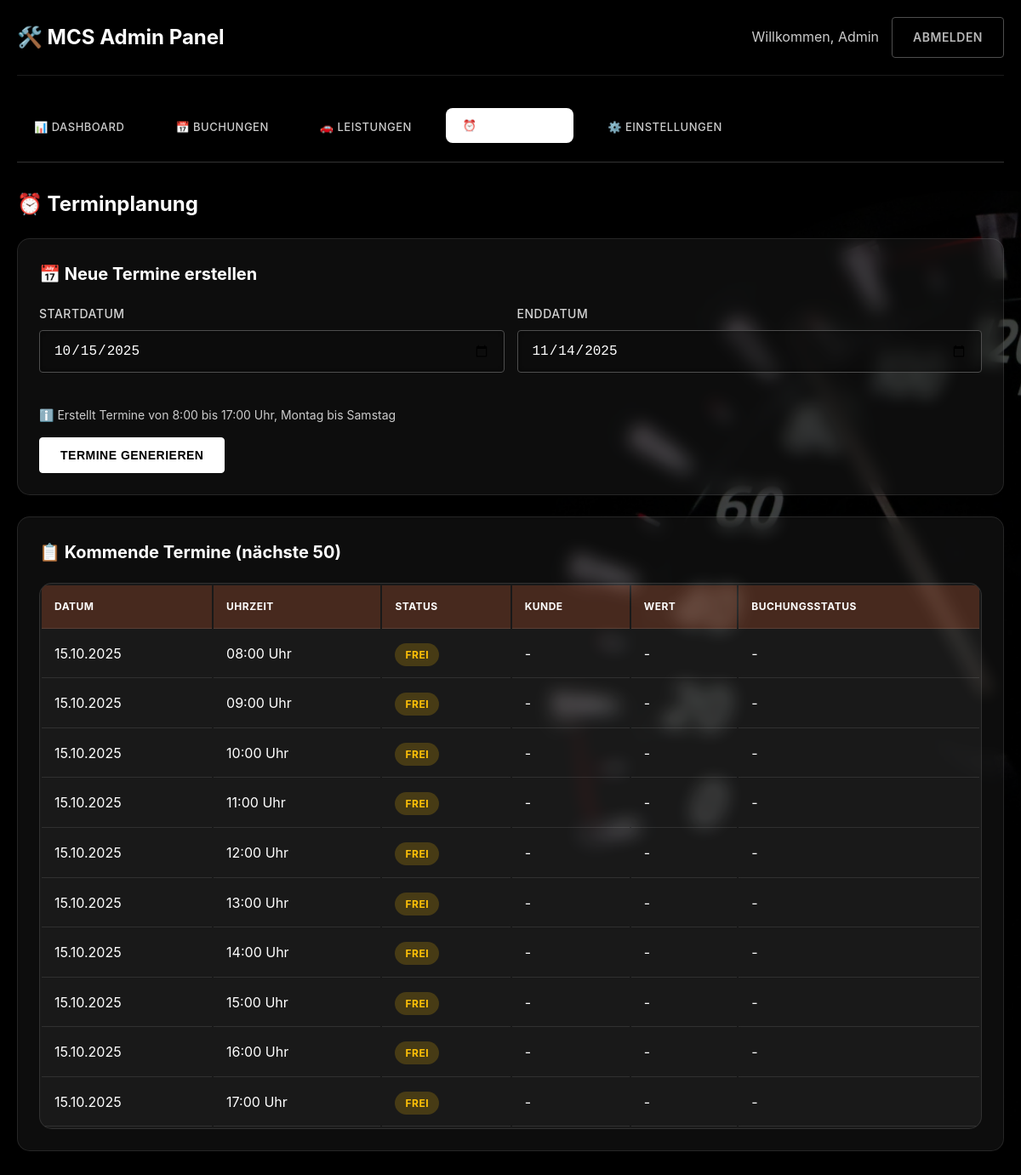
/admin/index.php?tab=schedule (signed in), run on the app's committed database.
### tables this page shows
CREATE TABLE appointments (
            id INTEGER PRIMARY KEY AUTOINCREMENT,
            date TEXT NOT NULL,
            time TEXT NOT NULL,
            status TEXT DEFAULT 'available' CHECK(status IN ('available', 'booked', 'blocked')),
            created_at DATETIME DEFAULT CURRENT_TIMESTAMP,
            updated_at DATETIME DEFAULT CURRENT_TIMESTAMP,
            UNIQUE(date, time)
        );

### admin/index.php (the view, shortened to what this page needs)
<?php
$database = new Database();
$bookingManager = new BookingManager($database);
$db = $database->getConnection();
$current_tab = $_GET['tab'] ?? 'dashboard';
$stats = $database->getStats();
?>
<!DOCTYPE html>
<html lang="de">
<head>
    <link rel="stylesheet" href="../assets/css/style.css">
</head>
<body>
    <div class="container">
        <header class="header">
            <div class="logo">
                <h2 style="color: #ffffff;">🛠️ MCS Admin Panel</h2>
            </div>
            <div style="display: flex; gap: 15px; align-items: center;">
                <span style="color: #ccc;">Willkommen, Admin</span>
                <a href="?logout=1" class="btn-secondary">Abmelden</a>
            </div>
        </header>
        <main class="main-content">
            <div class="admin-nav">
                <a href="?tab=dashboard" class="<?= $current_tab === 'dashboard' ? 'active' : '' ?>">📊 Dashboard</a>
                <a href="?tab=bookings" class="<?= $current_tab === 'bookings' ? 'active' : '' ?>">📅 Buchungen</a>
                <a href="?tab=services" class="<?= $current_tab === 'services' ? 'active' : '' ?>">🚗 Leistungen</a>
                <a href="?tab=schedule" class="<?= $current_tab === 'schedule' ? 'active' : '' ?>">⏰ Terminplan</a>
                <a href="?tab=settings" class="<?= $current_tab === 'settings' ? 'active' : '' ?>">⚙️ Einstellungen</a>
            </div>
            <?php if ($current_tab === 'dashboard'): ?>
                <h2 style="color: #ffffff; margin-bottom: 20px;">📊 Dashboard</h2>
                <div class="stats-grid">
                    <div class="stat-card">
                        <span class="stat-number"><?= $stats['pending_bookings'] ?></span>
                        <div class="stat-label">Offene Buchungen</div>
                    </div>
                    <div class="stat-card">
                        <span class="stat-number"><?= $stats['confirmed_bookings'] ?></span>
                        <div class="stat-label">Bestätigte Termine</div>
                    </div>
                    <div class="stat-card">
                        <span class="stat-number"><?= number_format($stats['monthly_revenue'], 0) ?>€</span>
                        <div class="stat-label">Umsatz (30 Tage)</div>
                    </div>
                    <div class="stat-card">
                        <span class="stat-number"><?= $stats['available_slots'] ?></span>
                        <div class="stat-label">Freie Termine</div>
                    </div>
                </div>
                <div class="quick-actions">
                    <a href="?tab=bookings" class="quick-action">📋 Buchungen verwalten</a>
                    <a href="?tab=schedule" class="quick-action">⏰ Termine generieren</a>
                    <a href="../" class="quick-action" target="_blank">🌐 Website ansehen</a>
                </div>
                <?php
                $recent_bookings = $bookingManager->getBookingsForAdmin(10);
                ?>
                <div class="admin-form">
                    <h3>📋 Neueste Buchungen</h3>
                    <?php if (!empty($recent_bookings)): ?>
                        <table class="admin-table">
                            <thead>
                                <tr>
                                    <th>ID</th>
                                    <th>Kunde</th>
                                    <th>Termin</th>
                                    <th>Preis</th>
                                    <th>Status</th>
                                </tr>
                            </thead>
                            <tbody>
                                <?php foreach (array_slice($recent_bookings, 0, 5) as $booking): ?>
                                    <tr>
                                        <td>#<?= str_pad($booking['id'], 6, '0', STR_PAD_LEFT) ?></td>
                                        <td><?= htmlspecialchars($booking['customer_name']) ?></td>
                                        <td><?= date('d.m.Y H:i', strtotime($booking['date'] . ' ' . $booking['time'])) ?></td>
                                        <td><?= number_format($booking['total_price'], 2) ?> €</td>
                                        <td><span class="status-badge status-<?= $booking['status'] ?>"><?= ucfirst($booking['status']) ?></span></td>
                                    </tr>
                                <?php endforeach; ?>
                            </tbody>
                        </table>
                    <?php else: ?>
                        <p style="color: #ccc;">Keine Buchungen vorhanden.</p>
                    <?php endif; ?>
                </div>
            <?php elseif ($current_tab === 'schedule'): ?>
                <h2 style="color: #ffffff; margin-bottom: 20px;">⏰ Terminplanung</h2>
                <div class="admin-form">
                    <h3>📅 Neue Termine erstellen</h3>
                    <form method="POST">
                        <div class="form-row">
                            <div class="form-group">
                                <label class="form-label">Startdatum</label>
                                <input type="date" name="start_date" class="form-input" value="<?= date('Y-m-d') ?>" required>
                            </div>
                            <div class="form-group">
                                <label class="form-label">Enddatum</label>
                                <input type="date" name="end_date" class="form-input" value="<?= date('Y-m-d', strtotime('+30 days')) ?>" required>
                            </div>
                        </div>
                        <p style="color: #ccc; font-size: 14px; margin-bottom: 15px;">
                            ℹ️ Erstellt Termine von <?= defined('WORKING_HOURS_START') ? WORKING_HOURS_START : 8 ?>:00 bis <?= defined('WORKING_HOURS_END') ? WORKING_HOURS_END : 17 ?>:00 Uhr, Montag bis Samstag
                        </p>
                        <button type="submit" class="btn-primary">Termine generieren</button>
                    </form>
                </div>
                <?php
                $stmt = $db->prepare("
                    SELECT a.*, b.customer_name, b.total_price, b.status as booking_status
                    FROM appointments a
                    LEFT JOIN bookings b ON a.id = b.appointment_id
                    WHERE a.date >= date('now')
                    ORDER BY a.date ASC, a.time ASC
                    LIMIT 50
                ");
                $stmt->execute();
                $appointments = $stmt->fetchAll(PDO::FETCH_ASSOC);
                ?>
                <div class="admin-form">
                    <h3>📋 Kommende Termine (nächste 50)</h3>
                    <table class="admin-table">
                        <thead>
                            <tr>
                                <th>Datum</th>
                                <th>Uhrzeit</th>
                                <th>Status</th>
                                <th>Kunde</th>
                                <th>Wert</th>
                                <th>Buchungsstatus</th>
                            </tr>
                        </thead>
                        <tbody>
                            <?php foreach ($appointments as $appointment): ?>
                                <tr>
                                    <td><?= date('d.m.Y', strtotime($appointment['date'])) ?></td>
                                    <td><?= $appointment['time'] ?> Uhr</td>
                                    <td>
                                        <span class="status-badge <?= $appointment['status'] === 'available' ? 'status-pending' : 'status-confirmed' ?>">
                                            <?= $appointment['status'] === 'available' ? 'Frei' : 'Gebucht' ?>
                                        </span>
                                    </td>
                                    <td><?= $appointment['customer_name'] ? htmlspecialchars($appointment['customer_name']) : '-' ?></td>
                                    <td><?= $appointment['total_price'] ? number_format($appointment['total_price'], 2) . ' €' : '-' ?></td>
                                    <td>
                                        <?php if ($appointment['booking_status']): ?>
                                            <span class="status-badge status-<?= $appointment['booking_status'] ?>">
                                                <?= ucfirst($appointment['booking_status']) ?>
                                            </span>
                                        <?php else: ?>
                                            -
                                        <?php endif; ?>
                                    </td>
                                </tr>
                            <?php endforeach; ?>
                        </tbody>
                    </table>
                </div>
            <?php endif; ?>
        </main>
    </div>
</body>
</html>

### admin/index.php (style rules this page uses)
.admin-nav { display: flex; gap: 20px; margin-bottom: 30px; border-bottom: 1px solid #333; padding-bottom: 20px; flex-wrap: wrap; }
.admin-nav a { color: #ccc; text-decoration: none; padding: 10px 20px; border-radius: 8px; transition: all 0.3s ease; font-weight: 500; }
.admin-nav a.active, .admin-nav a:hover { background: #ffffff; color: white; transform: translateY(-2px); }
.admin-table { width: 100%; background: rgba(255, 255, 255, 0.05); border-radius: 15px; overflow: hidden; border: 1px solid rgba(255, 255, 255, 0.1); }
.admin-table th, .admin-table td { padding: 15px; text-align: left; border-bottom: 1px solid rgba(255, 255, 255, 0.1); }
.admin-table th { background: rgba(255, 107, 53, 0.2); font-weight: bold; color: #ffffff; }
.status-badge { padding: 6px 12px; border-radius: 20px; font-size: 12px; font-weight: bold; text-transform: uppercase; }
.status-pending { background: rgba(255, 193, 7, 0.2); color: #ffc107; }
.admin-form { background: rgba(255, 255, 255, 0.05); border-radius: 15px; padding: 25px; margin-bottom: 25px; border: 1px solid rgba(255, 255, 255, 0.1); }
.admin-form h3 { color: #ffffff; margin-bottom: 20px; font-size: 20px; }
.form-row { display: grid; grid-template-columns: repeat(auto-fit, minmax(200px, 1fr)); gap: 15px; margin-bottom: 15px; }

### data on the page
appointments: date "15.10.2025", time "08:00", status "FREI"
appointments: date "15.10.2025", time "09:00", status "FREI"
appointments: date "15.10.2025", time "10:00", status "FREI"
appointments: date "15.10.2025", time "11:00", status "FREI"
appointments: date "15.10.2025", time "12:00", status "FREI"
appointments: date "15.10.2025", time "13:00", status "FREI"
appointments: date "15.10.2025", time "14:00", status "FREI"
appointments: date "15.10.2025", time "15:00", status "FREI"
appointments: date "15.10.2025", time "16:00", status "FREI"
appointments: date "15.10.2025", time "17:00", status "FREI"

### other printed values
WORKING_HOURS_START "8"
WORKING_HOURS_END "17"
